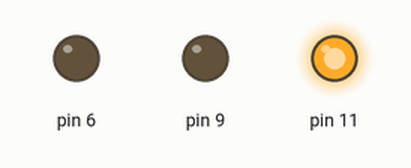
Simulated run of this sketch. Board: Arduino Uno, built with avr-gcc and run on an emulated ATmega328P. On the bench: output pins drawn as LEDs (lit = HIGH).

Above: at 0.2 s.
At 13.2 s:
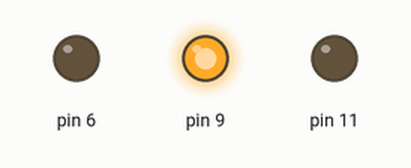
At 26.2 s:
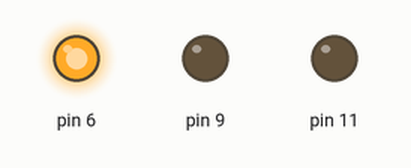
At 51.7 s:
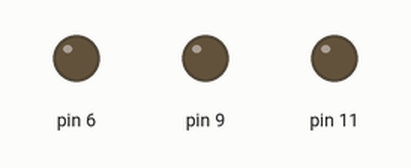
Timing chart, 0 to 52.0 s (numbered marks = the images above):
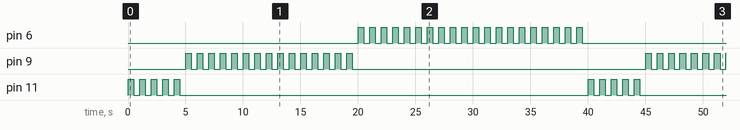

Measured:
- by itself, pin 6: repeats every 40.0 s: HIGH 0.50 s, LOW 20.5 s, 19 × (HIGH 0.50 s, LOW 0.50 s)
- by itself, pin 9: moves between LOW and HIGH, repeating every 40.0 s
- by itself, pin 11: repeats every 40.0 s: 4 × (LOW 0.50 s, HIGH 0.50 s), LOW 35.5 s, HIGH 0.50 s

The sketch:

assignmentOne.ino
```cpp
void setup() {
  // put your setup code here, to run once:
  pinMode(11, OUTPUT);
  pinMode(9, OUTPUT);
  pinMode(6, OUTPUT);
}

void loop() {
  // put your main code here, to run repeatedly:

  //for the red led to come on 5 times:
  digitalWrite(11, HIGH);
  delay(500);
  digitalWrite(11, LOW);
  delay(500);
  digitalWrite(11, HIGH);
  delay(500);
  digitalWrite(11, LOW);
  delay(500);
  digitalWrite(11, HIGH);
  delay(500);
  digitalWrite(11, LOW);
  delay(500);
  digitalWrite(11, HIGH);
  delay(500);
  digitalWrite(11, LOW);
  delay(500);
  digitalWrite(11, HIGH);
  delay(500);
  digitalWrite(11, LOW);
  delay(500);


  // for the green light to come on 10 times
  digitalWrite(9, HIGH);
  delay(500);
  digitalWrite(9, LOW);
  delay(500);
  digitalWrite(9, HIGH);
  delay(500);
  digitalWrite(9, LOW);
  delay(500);
  digitalWrite(9, HIGH);
  delay(500);
  digitalWrite(9, LOW);
  delay(500);
  digitalWrite(9, HIGH);
  delay(500);
  digitalWrite(9, LOW);
  delay(500);
  digitalWrite(9, HIGH);
  delay(500);
  digitalWrite(9, LOW);
  delay(500);
  digitalWrite(9, HIGH);
  delay(500);
  digitalWrite(9, LOW);
  delay(500);
  digitalWrite(9, HIGH);
  delay(500);
  digitalWrite(9, LOW);
  delay(500);
  digitalWrite(9, HIGH);
  delay(500);
  digitalWrite(9, LOW);
  delay(500);
  digitalWrite(9, HIGH);
  delay(500);
  digitalWrite(9, LOW);
  delay(500);
  digitalWrite(9, HIGH);
  delay(500);
  digitalWrite(9, LOW);
  delay(500);
  digitalWrite(9, HIGH);
  delay(500);
  digitalWrite(9, LOW);
  delay(500);
  digitalWrite(9, HIGH);
  delay(500);
  digitalWrite(9, LOW);
  delay(500);
  digitalWrite(9, HIGH);
  delay(500);
  digitalWrite(9, LOW);
  delay(500);
  digitalWrite(9, HIGH);
  delay(500);
  digitalWrite(9, LOW);
  delay(500);
  digitalWrite(9, HIGH);
  delay(500);
  digitalWrite(9, LOW);
  delay(500);

  // // the blue light to come on 15 times
   digitalWrite(6, HIGH);
  delay(500);
  digitalWrite(6, LOW);
  delay(500);
  digitalWrite(6, HIGH);
  delay(500);
  digitalWrite(6, LOW);
  delay(500);
  digitalWrite(6, HIGH);
  delay(500);
  digitalWrite(6, LOW);
  delay(500);
  digitalWrite(6, HIGH);
  delay(500);
  digitalWrite(6, LOW);
  delay(500);
  digitalWrite(6, HIGH);
  delay(500);
  digitalWrite(6, LOW);
  delay(500);
  digitalWrite(6, HIGH);
  delay(500);
  digitalWrite(6, LOW);
  delay(500);
  digitalWrite(6, HIGH);
  delay(500);
  digitalWrite(6, LOW);
  delay(500);
  digitalWrite(6, HIGH);
  delay(500);
  digitalWrite(6, LOW);
  delay(500);
  digitalWrite(6, HIGH);
  delay(500);
  digitalWrite(6, LOW);
  delay(500);
  digitalWrite(6, HIGH);
  delay(500);
  digitalWrite(6, LOW);
  delay(500);
  digitalWrite(6, HIGH);
  delay(500);
  digitalWrite(6, LOW);
  delay(500);
  digitalWrite(6, HIGH);
  delay(500);
  digitalWrite(6, LOW);
  delay(500);
  digitalWrite(6, HIGH);
  delay(500);
  digitalWrite(6, LOW);
  delay(500);
  digitalWrite(6, HIGH);
  delay(500);
  digitalWrite(6, LOW);
  delay(500);
  digitalWrite(6, HIGH);
  delay(500);
  digitalWrite(6, LOW);
  delay(500);
  digitalWrite(6, HIGH);
  delay(500);
  digitalWrite(6, LOW);
  delay(500);
  digitalWrite(6, HIGH);
  delay(500);
  digitalWrite(6, LOW);
  delay(500);
  digitalWrite(6, HIGH);
  delay(500);
  digitalWrite(6, LOW);
  delay(500);
  digitalWrite(6, HIGH);
  delay(500);
  digitalWrite(6, LOW);
  delay(500);
  digitalWrite(6, HIGH);
  delay(500);
  digitalWrite(6, LOW);
  delay(500);

}
```
